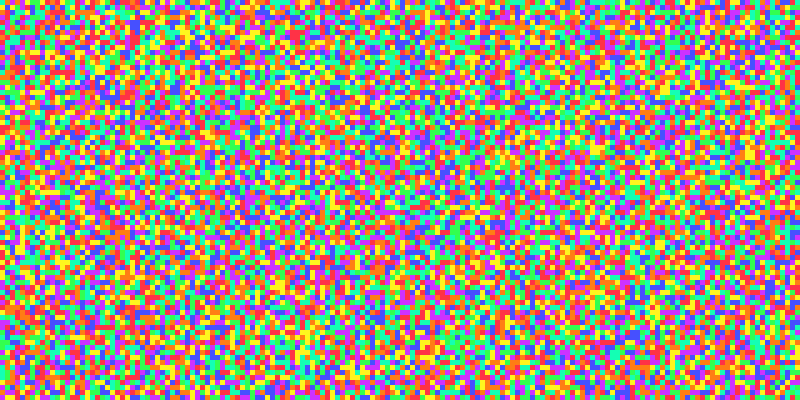
Frame 1 (no input)
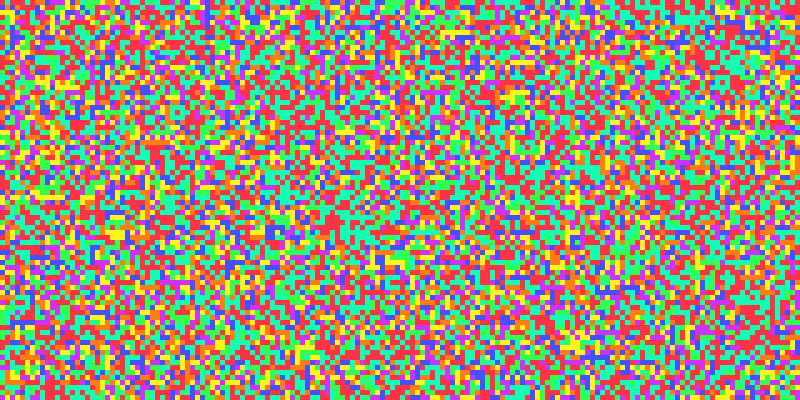
Frame 60 (the mouse pressed at the canvas centre just before this capture)
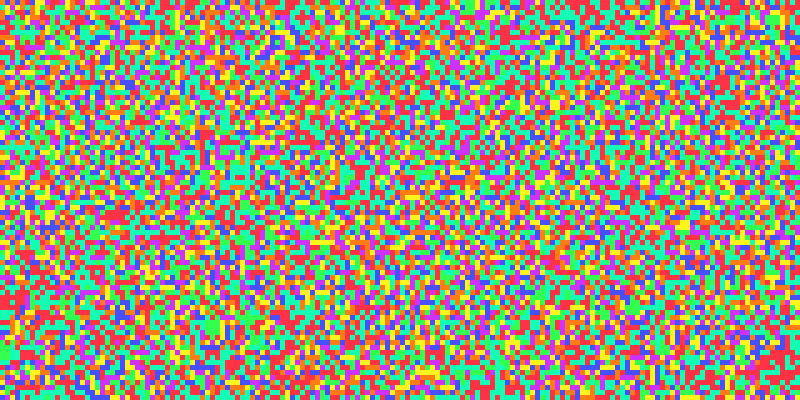
Frame 120 (the mouse held since frame 60 and released just before this capture)

The Processing sketch that drew these frames (run headless with seeded random() and noise(); from frame 60 on, the mouse is pressed at the canvas centre):

// Processing sketch: processing_104346
// ── processing_104346.pde

int WIDTH = 800;
int HEIGHT = 400;
int cellSize=5;
int[][] state;
int MaxLifeW = WIDTH/cellSize;
int MaxLifeH= HEIGHT/cellSize;
boolean successor;
color c0=color(255,50,70);
color c1=color(255,125,20);
color c2=color(255,245,30);
color c3=color(50, 255, 80);
color c4=color(20,255,180);
color c5=color(70, 80, 255);
color c6=color (205, 50, 255);
int numColor=7;
int threshold=1;
int countSuccessor;



void setup(){
  size( 800, 400);
  //frameRate(int(random(7)+7));
  smooth();
  background(255);
  noStroke();
  int live;
  state=new int[MaxLifeH][MaxLifeW];
  for (int i=0; i<MaxLifeH; i++){
    for (int j=0;j<MaxLifeW;j++){
      live = int(random(700));
      if (live<100){
        state[i][j]=0;
      }
      else if (live >=100 && live <200){
        state[i][j]=1;
      }
      else if (live >=200 && live < 300){
        state[i][j]=2;
      }
      else if (live >=300 && live < 400){
        state[i][j]=3;
      }
      else if (live >=400 && live < 500){
        state[i][j]=4;
      }
      else if (live >=500 && live < 600){
        state[i][j]=5;
      }      
      else{
        state[i][j]=6;
      }
    }
  }
  
}

void draw(){
  frameRate(int(random(5)+25));
  for (int i=0; i<MaxLifeH; i++){
    for (int j=0; j<MaxLifeW; j++){
      if (state[i][j]==0){
        fill(c0);
      }
      else if (state[i][j]==1){
        fill(c1);
      }
      else if (state[i][j]==2){
        fill(c2);
      }
      else if (state[i][j]==3){
        fill(c3);
      }
      else if (state[i][j]==4){
        fill(c4);
      }
      else if (state[i][j]==5){
        fill(c5);
      }   
      else{
        fill(c6);
      }
      //stroke(255);
      rect((j)*cellSize, (i)*cellSize, cellSize, cellSize);
    }
  }
  state=nextGen(state);
}

int[][] nextGen(int[][] s){
  int[][] temp;
  temp=new int[MaxLifeH][MaxLifeW];
  for (int i=0;i<MaxLifeH;i++){
    for (int j=0;j<MaxLifeW;j++){
      if (hasSuccessor(s,i,j)){
        temp[i][j]=(s[i][j]+1)%numColor;
      }
      else{
        temp[i][j]=s[i][j];
      }
    }
  }
  s=temp;
  return s;
}

boolean hasSuccessor(int[][] s, int row, int col){
  successor=false;
  countSuccessor=0;
  for (int r=row-1; r<row+2;r++){
    for (int c=col-1;c<col+2;c++){
      if (r>=0 && c>=0 && r<MaxLifeH && c<MaxLifeW){
        if((s[r][c]==(s[row][col]+1)%4)){
          countSuccessor++;
        }
      }
    }
  }
  if (countSuccessor>=threshold){
    successor=true;
  }
  return successor;  
}
